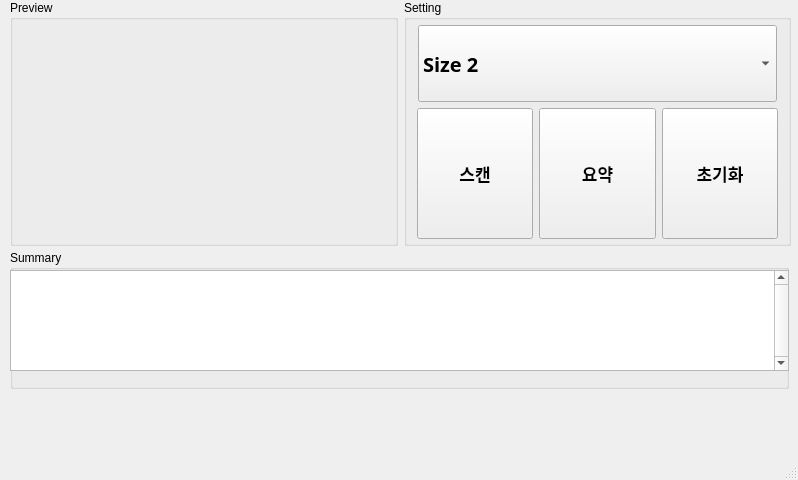
<?xml version="1.0" encoding="UTF-8"?>
<ui version="4.0">
 <class>MainWindow</class>
 <widget class="QMainWindow" name="MainWindow">
  <property name="geometry">
   <rect>
    <x>0</x>
    <y>0</y>
    <width>798</width>
    <height>480</height>
   </rect>
  </property>
  <property name="windowTitle">
   <string>MainWindow</string>
  </property>
  <widget class="QWidget" name="centralwidget">
   <widget class="QWidget" name="horizontalLayoutWidget">
    <property name="geometry">
     <rect>
      <x>10</x>
      <y>0</y>
      <width>781</width>
      <height>271</height>
     </rect>
    </property>
    <layout class="QHBoxLayout" name="horizontalLayout_2">
     <property name="bottomMargin">
      <number>25</number>
     </property>
     <item>
      <widget class="QGroupBox" name="groupBox_preview">
       <property name="sizePolicy">
        <sizepolicy hsizetype="Preferred" vsizetype="Preferred">
         <horstretch>0</horstretch>
         <verstretch>0</verstretch>
        </sizepolicy>
       </property>
       <property name="title">
        <string>Preview</string>
       </property>
       <property name="flat">
        <bool>false</bool>
       </property>
       <widget class="QWidget" name="horizontalLayoutWidget_2">
        <property name="geometry">
         <rect>
          <x>-7</x>
          <y>17</y>
          <width>401</width>
          <height>231</height>
         </rect>
        </property>
        <layout class="QHBoxLayout" name="previewLayout"/>
       </widget>
      </widget>
     </item>
     <item>
      <layout class="QVBoxLayout" name="verticalLayout">
       <item>
        <widget class="QGroupBox" name="groupBox_setting">
         <property name="title">
          <string>Setting</string>
         </property>
         <widget class="QComboBox" name="comboBox_size">
          <property name="geometry">
           <rect>
            <x>14</x>
            <y>25</y>
            <width>359</width>
            <height>77</height>
           </rect>
          </property>
          <property name="sizePolicy">
           <sizepolicy hsizetype="Preferred" vsizetype="Preferred">
            <horstretch>0</horstretch>
            <verstretch>0</verstretch>
           </sizepolicy>
          </property>
          <property name="font">
           <font>
            <family>Malgun Gothic</family>
            <pointsize>15</pointsize>
            <weight>75</weight>
            <bold>true</bold>
           </font>
          </property>
          <property name="currentText">
           <string>Size 2</string>
          </property>
          <property name="currentIndex">
           <number>1</number>
          </property>
          <item>
           <property name="text">
            <string notr="true">Size 1</string>
           </property>
          </item>
          <item>
           <property name="text">
            <string>Size 2</string>
           </property>
          </item>
          <item>
           <property name="text">
            <string>Size 3</string>
           </property>
          </item>
         </widget>
         <widget class="QWidget" name="horizontalLayoutWidget_3">
          <property name="geometry">
           <rect>
            <x>13</x>
            <y>108</y>
            <width>361</width>
            <height>131</height>
           </rect>
          </property>
          <layout class="QHBoxLayout" name="horizontalLayout">
           <item>
            <widget class="QPushButton" name="btn_scan">
             <property name="sizePolicy">
              <sizepolicy hsizetype="Minimum" vsizetype="Minimum">
               <horstretch>0</horstretch>
               <verstretch>5</verstretch>
              </sizepolicy>
             </property>
             <property name="font">
              <font>
               <family>Malgun Gothic</family>
               <pointsize>13</pointsize>
               <weight>75</weight>
               <bold>true</bold>
              </font>
             </property>
             <property name="text">
              <string>스캔</string>
             </property>
            </widget>
           </item>
           <item>
            <widget class="QPushButton" name="btn_summary">
             <property name="sizePolicy">
              <sizepolicy hsizetype="Minimum" vsizetype="Minimum">
               <horstretch>0</horstretch>
               <verstretch>0</verstretch>
              </sizepolicy>
             </property>
             <property name="font">
              <font>
               <family>Malgun Gothic</family>
               <pointsize>13</pointsize>
               <weight>75</weight>
               <bold>true</bold>
              </font>
             </property>
             <property name="text">
              <string>요약</string>
             </property>
            </widget>
           </item>
           <item>
            <widget class="QPushButton" name="btn_reset">
             <property name="sizePolicy">
              <sizepolicy hsizetype="Minimum" vsizetype="Minimum">
               <horstretch>0</horstretch>
               <verstretch>0</verstretch>
              </sizepolicy>
             </property>
             <property name="font">
              <font>
               <family>Malgun Gothic</family>
               <pointsize>13</pointsize>
               <weight>75</weight>
               <bold>true</bold>
              </font>
             </property>
             <property name="text">
              <string>초기화</string>
             </property>
            </widget>
           </item>
          </layout>
         </widget>
        </widget>
       </item>
      </layout>
     </item>
    </layout>
   </widget>
   <widget class="QGroupBox" name="groupBox_summary">
    <property name="geometry">
     <rect>
      <x>10</x>
      <y>250</y>
      <width>779</width>
      <height>139</height>
     </rect>
    </property>
    <property name="sizePolicy">
     <sizepolicy hsizetype="Preferred" vsizetype="Preferred">
      <horstretch>0</horstretch>
      <verstretch>0</verstretch>
     </sizepolicy>
    </property>
    <property name="minimumSize">
     <size>
      <width>0</width>
      <height>0</height>
     </size>
    </property>
    <property name="title">
     <string>Summary</string>
    </property>
    <widget class="QTextEdit" name="textEdit">
     <property name="geometry">
      <rect>
       <x>0</x>
       <y>20</y>
       <width>779</width>
       <height>101</height>
      </rect>
     </property>
     <property name="font">
      <font>
       <family>Malgun Gothic</family>
       <pointsize>12</pointsize>
      </font>
     </property>
     <property name="verticalScrollBarPolicy">
      <enum>Qt::ScrollBarAlwaysOn</enum>
     </property>
     <property name="horizontalScrollBarPolicy">
      <enum>Qt::ScrollBarAlwaysOff</enum>
     </property>
    </widget>
   </widget>
  </widget>
  <widget class="QMenuBar" name="menubar">
   <property name="geometry">
    <rect>
     <x>0</x>
     <y>0</y>
     <width>798</width>
     <height>22</height>
    </rect>
   </property>
  </widget>
  <widget class="QStatusBar" name="statusbar">
   <property name="font">
    <font>
     <family>Malgun Gothic</family>
     <pointsize>10</pointsize>
     <weight>75</weight>
     <bold>true</bold>
    </font>
   </property>
  </widget>
 </widget>
 <resources/>
 <connections/>
</ui>
